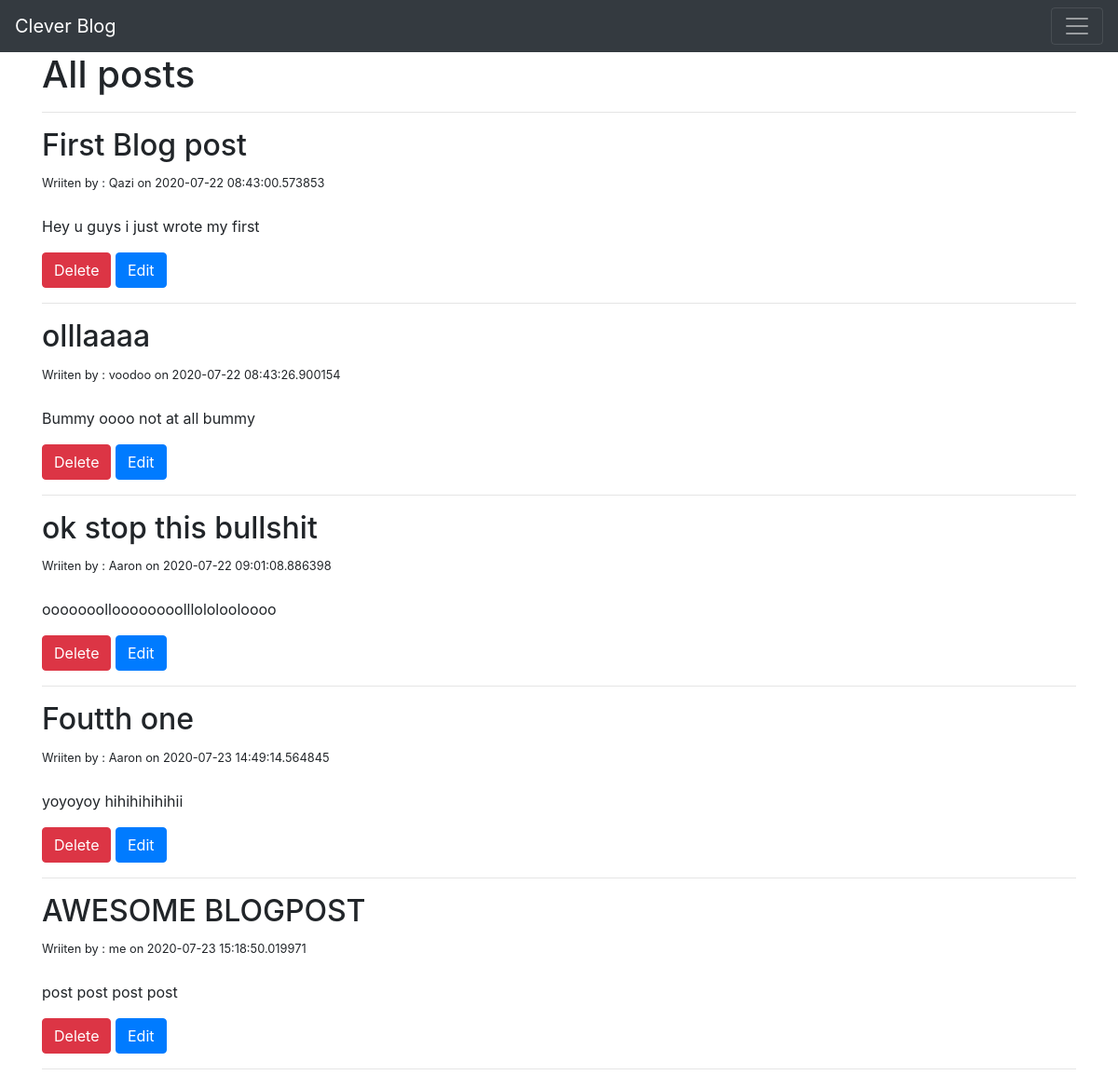
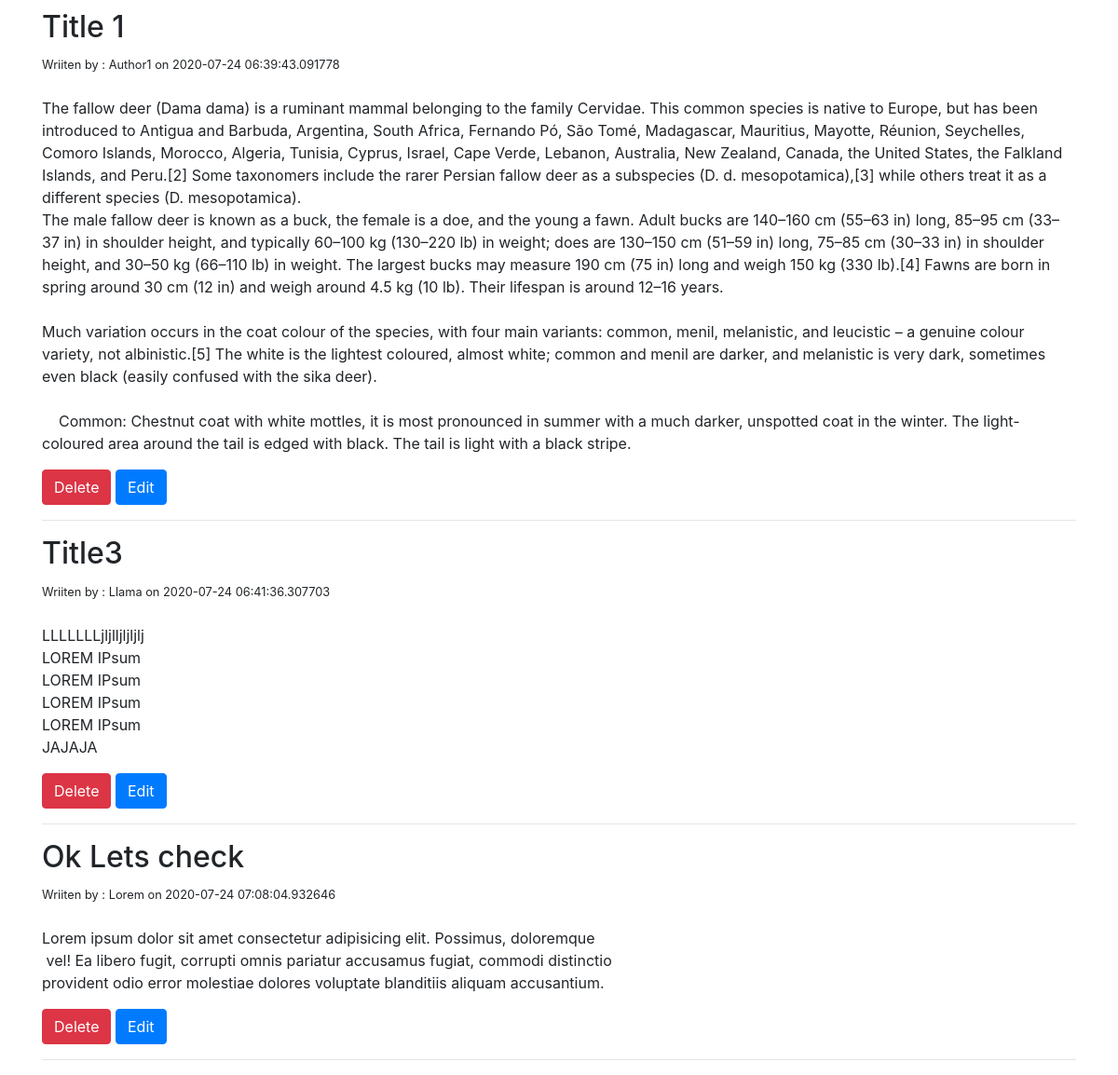
The page /posts on the database its author committed (2 pictures, top to bottom).
### app.py (models this page shows, shortened)
class BlogPost(db.Model):
    id=db.Column(db.Integer,primary_key=True)
    title=db.Column(db.String(100),nullable=False)
    content=db.Column(db.Text,nullable=False)
    author=db.Column(db.String(20),nullable=False,default="N/A")
    date_posted=db.Column(db.DateTime,nullable=False,default=datetime.utcnow)

### app.py (the view)
@app.route('/posts',methods=["GET","POST"])
def posts():
    all_posts=BlogPost.query.order_by(BlogPost.date_posted).all()
    return render_template('posts.html',posts=all_posts)

### templates/posts.html (shortened to what this page needs)
{% extends 'base.html'%}
{% block body %}
<h1>All posts</h1>
<hr>
{% for post in posts %}
    <h2>{{post.title}}</h2>
    {% if post.author %}
        <small>Wriiten by : {{post.author}} on {{post.date_posted}}</small>
    {% else %}
    <small>Wriiten by : Anonymous on {{post.date_posted}}</small>
    {% endif %}
    <br>
    <br>
    <p style="white-space: pre-wrap;">{{post.content}}</p>
    <a class="btn btn-danger" href="/posts/delete/{{post.id}}">Delete</a>
    <a class="btn btn-primary" href="/posts/edit/{{post.id}}">Edit</a>
    <br>
    <hr>
{% endfor %}
{% endblock %}

### templates/base.html (shortened to what this page needs)
<!DOCTYPE html>
<html lang="en">
<head>
  <link rel="stylesheet" href="https://stackpath.bootstrapcdn.com/bootstrap/4.5.0/css/bootstrap.min.css"
>
</head>
<body>
  <nav class="navbar navbar-dark bg-dark">
    <a class="navbar-brand" href="/">Clever Blog</a>
    <button class="navbar-toggler" type="button" data-toggle="collapse" data-target="#navbarsExample01"
      aria-controls="navbarsExample01" aria-expanded="false" aria-label="Toggle navigation">
      <span class="navbar-toggler-icon"></span>
    </button>
  </nav>
  <div class="container">
    {% block body %} {% endblock %}
  </div>
</body>
</html>

### rows shown on the page
BlogPost: title "First Blog post", author "Qazi", date_posted "2020-07-22 08:43:00.573853", content "Hey u guys i just wrote my first"
BlogPost: title "olllaaaa", author "voodoo", date_posted "2020-07-22 08:43:26.900154", content "Bummy oooo not at all bummy"
BlogPost: title "ok stop this bullshit", author "Aaron", date_posted "2020-07-22 09:01:08.886398", content "ooooooolloooooooolllololooloooo"
BlogPost: title "Foutth one", author "Aaron", date_posted "2020-07-23 14:49:14.564845", content "yoyoyoy hihihihihihii"
BlogPost: title "AWESOME BLOGPOST", author "me", date_posted "2020-07-23 15:18:50.019971", content "post post post post"
BlogPost: title "Title 1", author "Author1", date_posted "2020-07-24 06:39:43.091778", content "The fallow deer (Dama dama) is a ruminant mammal belonging to the family Cervidae. This common species is native to Europe, but has been introduced to Antigua and Barbuda, Argentina, South Africa, Fernando Pó, São Tomé, Madagascar, Mauritius, Mayotte, Réunion, Seychelles, Comoro Islands, Morocco, Algeria, Tunisia, Cyprus, Israel, Cape Verde, Lebanon, Australia, New Zealand, Canada, the United States, the Falkland Islands, and Peru.[2] Some taxonomers include the rarer Persian fallow deer as a subspecies (D. d. mesopotamica),[3] while others treat it as a different species (D. mesopotamica). The male fallow deer is known as a buck, the female is a doe, and the young a fawn. Adult bucks are…"
BlogPost: title "Title3", author "Llama", date_posted "2020-07-24 06:41:36.307703", content "LLLLLLLjljlljljljlj LOREM IPsum LOREM IPsum LOREM IPsum LOREM IPsum JAJAJA"
BlogPost: title "Ok Lets check", author "Lorem", date_posted "2020-07-24 07:08:04.932646", content "Lorem ipsum dolor sit amet consectetur adipisicing elit. Possimus, doloremque vel! Ea libero fugit, corrupti omnis pariatur accusamus fugiat, commodi distinctio provident odio error molestiae dolores voluptate blanditiis aliquam accusantium."
